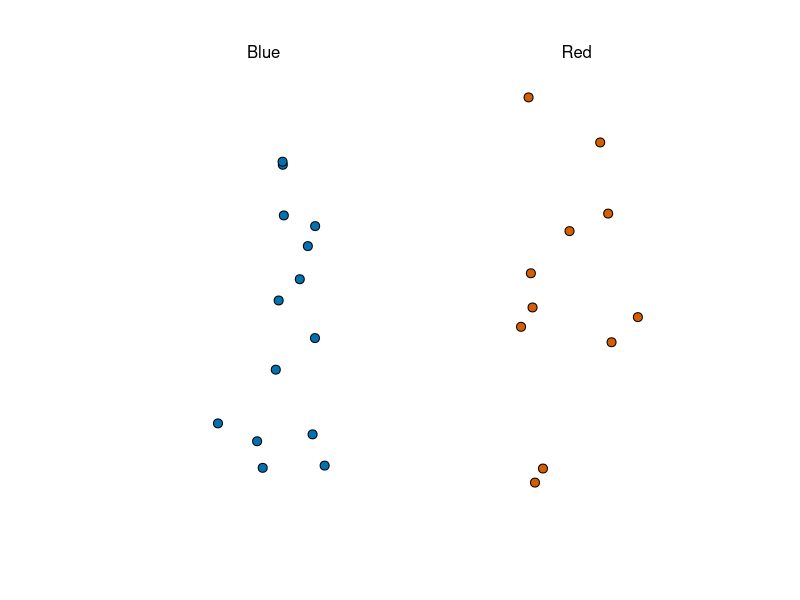
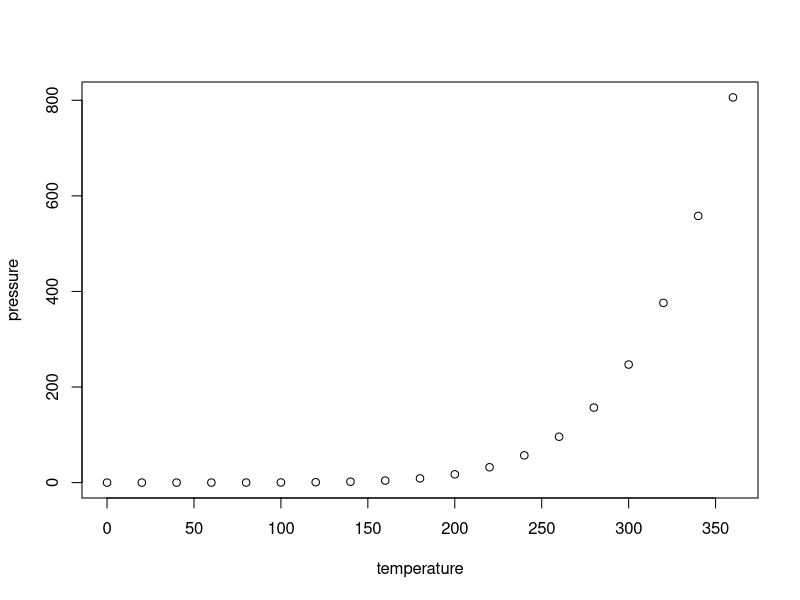

Generate these figures, in order, with R:
## ---- chunk 1
knitr::opts_chunk$set(echo = TRUE)

library(tidyverse)
library(dslabs)
## ---- chunk 2
take_poll(25) 
## ---- chunk 3
summary(cars)
## ---- chunk 4
plot(pressure)
